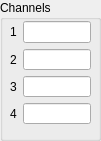
     <widget class="QGroupBox" name="groupBox_4">
      <property name="geometry">
       <rect>
        <x>310</x>
        <y>80</y>
        <width>101</width>
        <height>141</height>
       </rect>
      </property>
      <property name="title">
       <string>Channels</string>
      </property>
      <widget class="QWidget" name="layoutWidget">
       <property name="geometry">
        <rect>
         <x>10</x>
         <y>21</y>
         <width>81</width>
         <height>103</height>
        </rect>
       </property>
       <layout class="QGridLayout" name="gridLayout">
        <item row="0" column="0">
         <widget class="QLabel" name="label_7">
          <property name="text">
           <string>1</string>
          </property>
         </widget>
        </item>
        <item row="0" column="1">
         <widget class="QLineEdit" name="lineEdit_45"/>
        </item>
        <item row="1" column="0">
         <widget class="QLabel" name="label_8">
          <property name="text">
           <string>2</string>
          </property>
         </widget>
        </item>
        <item row="1" column="1">
         <widget class="QLineEdit" name="lineEdit_46"/>
        </item>
        <item row="2" column="0">
         <widget class="QLabel" name="label_9">
          <property name="text">
           <string>3</string>
          </property>
         </widget>
        </item>
        <item row="2" column="1">
         <widget class="QLineEdit" name="lineEdit_47"/>
        </item>
        <item row="3" column="0">
         <widget class="QLabel" name="label_10">
          <property name="text">
           <string>4</string>
          </property>
         </widget>
        </item>
        <item row="3" column="1">
         <widget class="QLineEdit" name="lineEdit_93"/>
        </item>
       </layout>
      </widget>
     </widget>
